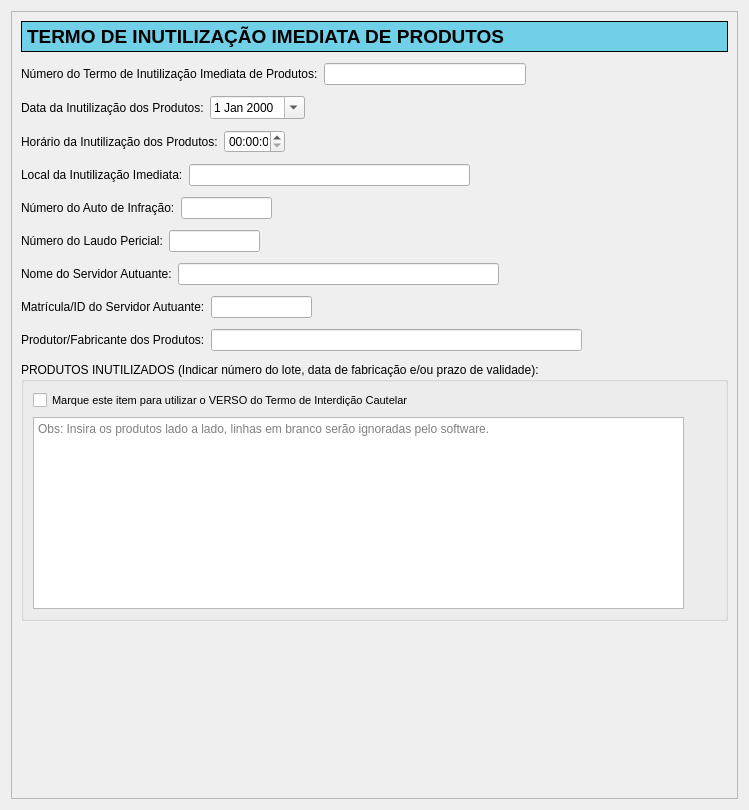
<?xml version="1.0" encoding="UTF-8"?>
<ui version="4.0">
 <class>TermoInutilizacaoImediataProduto</class>
 <widget class="QWidget" name="TermoInutilizacaoImediataProduto">
  <property name="geometry">
   <rect>
    <x>0</x>
    <y>0</y>
    <width>749</width>
    <height>810</height>
   </rect>
  </property>
  <property name="windowTitle">
   <string>Form</string>
  </property>
  <layout class="QVBoxLayout" name="verticalLayout">
   <item>
    <widget class="QScrollArea" name="scrollArea">
     <property name="widgetResizable">
      <bool>true</bool>
     </property>
     <widget class="QWidget" name="scrollAreaWidgetContents">
      <property name="geometry">
       <rect>
        <x>0</x>
        <y>0</y>
        <width>729</width>
        <height>790</height>
       </rect>
      </property>
      <layout class="QVBoxLayout" name="verticalLayout_3">
       <item>
        <widget class="QLabel" name="label">
         <property name="minimumSize">
          <size>
           <width>0</width>
           <height>31</height>
          </size>
         </property>
         <property name="styleSheet">
          <string notr="true">QLabel {
border: 1px solid black;
background-color: rgb(112,208,232);
font-weight: bold;
font-size: 14pt;
}</string>
         </property>
         <property name="text">
          <string>TERMO DE INUTILIZAÇÃO IMEDIATA DE PRODUTOS</string>
         </property>
        </widget>
       </item>
       <item>
        <spacer name="verticalSpacer">
         <property name="orientation">
          <enum>Qt::Vertical</enum>
         </property>
         <property name="sizeType">
          <enum>QSizePolicy::Fixed</enum>
         </property>
         <property name="sizeHint" stdset="0">
          <size>
           <width>20</width>
           <height>5</height>
          </size>
         </property>
        </spacer>
       </item>
       <item>
        <layout class="QHBoxLayout" name="horizontalLayout_10">
         <item>
          <widget class="QLabel" name="label_10">
           <property name="text">
            <string>Número do Termo de Inutilização Imediata de Produtos:</string>
           </property>
          </widget>
         </item>
         <item>
          <widget class="QLineEdit" name="numTermoInutilizacaoLineEdit"/>
         </item>
         <item>
          <spacer name="horizontalSpacer_10">
           <property name="orientation">
            <enum>Qt::Horizontal</enum>
           </property>
           <property name="sizeHint" stdset="0">
            <size>
             <width>40</width>
             <height>20</height>
            </size>
           </property>
          </spacer>
         </item>
        </layout>
       </item>
       <item>
        <spacer name="verticalSpacer_11">
         <property name="orientation">
          <enum>Qt::Vertical</enum>
         </property>
         <property name="sizeType">
          <enum>QSizePolicy::Fixed</enum>
         </property>
         <property name="sizeHint" stdset="0">
          <size>
           <width>20</width>
           <height>5</height>
          </size>
         </property>
        </spacer>
       </item>
       <item>
        <layout class="QHBoxLayout" name="horizontalLayout">
         <item>
          <widget class="QLabel" name="label_2">
           <property name="text">
            <string>Data da Inutilização dos Produtos:</string>
           </property>
          </widget>
         </item>
         <item>
          <widget class="QDateEdit" name="dataInutilizacaoDateEdit">
           <property name="minimumSize">
            <size>
             <width>91</width>
             <height>0</height>
            </size>
           </property>
           <property name="calendarPopup">
            <bool>true</bool>
           </property>
          </widget>
         </item>
         <item>
          <spacer name="horizontalSpacer">
           <property name="orientation">
            <enum>Qt::Horizontal</enum>
           </property>
           <property name="sizeHint" stdset="0">
            <size>
             <width>40</width>
             <height>20</height>
            </size>
           </property>
          </spacer>
         </item>
        </layout>
       </item>
       <item>
        <spacer name="verticalSpacer_2">
         <property name="orientation">
          <enum>Qt::Vertical</enum>
         </property>
         <property name="sizeType">
          <enum>QSizePolicy::Fixed</enum>
         </property>
         <property name="sizeHint" stdset="0">
          <size>
           <width>20</width>
           <height>5</height>
          </size>
         </property>
        </spacer>
       </item>
       <item>
        <layout class="QHBoxLayout" name="horizontalLayout_2">
         <item>
          <widget class="QLabel" name="label_3">
           <property name="text">
            <string>Horário da Inutilização dos Produtos:</string>
           </property>
          </widget>
         </item>
         <item>
          <widget class="QTimeEdit" name="horarioInutilizacaoTimeEdit">
           <property name="minimumSize">
            <size>
             <width>61</width>
             <height>0</height>
            </size>
           </property>
           <property name="maximumSize">
            <size>
             <width>61</width>
             <height>16777215</height>
            </size>
           </property>
          </widget>
         </item>
         <item>
          <spacer name="horizontalSpacer_2">
           <property name="orientation">
            <enum>Qt::Horizontal</enum>
           </property>
           <property name="sizeHint" stdset="0">
            <size>
             <width>40</width>
             <height>20</height>
            </size>
           </property>
          </spacer>
         </item>
        </layout>
       </item>
       <item>
        <spacer name="verticalSpacer_3">
         <property name="orientation">
          <enum>Qt::Vertical</enum>
         </property>
         <property name="sizeType">
          <enum>QSizePolicy::Fixed</enum>
         </property>
         <property name="sizeHint" stdset="0">
          <size>
           <width>20</width>
           <height>5</height>
          </size>
         </property>
        </spacer>
       </item>
       <item>
        <layout class="QHBoxLayout" name="horizontalLayout_3">
         <item>
          <widget class="QLabel" name="label_4">
           <property name="text">
            <string>Local da Inutilização Imediata:</string>
           </property>
          </widget>
         </item>
         <item>
          <widget class="QLineEdit" name="localInutilizacaoLineEdit">
           <property name="minimumSize">
            <size>
             <width>281</width>
             <height>0</height>
            </size>
           </property>
           <property name="maximumSize">
            <size>
             <width>281</width>
             <height>16777215</height>
            </size>
           </property>
          </widget>
         </item>
         <item>
          <spacer name="horizontalSpacer_3">
           <property name="orientation">
            <enum>Qt::Horizontal</enum>
           </property>
           <property name="sizeHint" stdset="0">
            <size>
             <width>40</width>
             <height>20</height>
            </size>
           </property>
          </spacer>
         </item>
        </layout>
       </item>
       <item>
        <spacer name="verticalSpacer_4">
         <property name="orientation">
          <enum>Qt::Vertical</enum>
         </property>
         <property name="sizeType">
          <enum>QSizePolicy::Fixed</enum>
         </property>
         <property name="sizeHint" stdset="0">
          <size>
           <width>20</width>
           <height>5</height>
          </size>
         </property>
        </spacer>
       </item>
       <item>
        <layout class="QHBoxLayout" name="horizontalLayout_4">
         <item>
          <widget class="QLabel" name="label_5">
           <property name="text">
            <string>Número do Auto de Infração:</string>
           </property>
          </widget>
         </item>
         <item>
          <widget class="QLineEdit" name="numAutoLineEdit">
           <property name="minimumSize">
            <size>
             <width>91</width>
             <height>0</height>
            </size>
           </property>
           <property name="maximumSize">
            <size>
             <width>91</width>
             <height>16777215</height>
            </size>
           </property>
          </widget>
         </item>
         <item>
          <spacer name="horizontalSpacer_4">
           <property name="orientation">
            <enum>Qt::Horizontal</enum>
           </property>
           <property name="sizeHint" stdset="0">
            <size>
             <width>40</width>
             <height>20</height>
            </size>
           </property>
          </spacer>
         </item>
        </layout>
       </item>
       <item>
        <spacer name="verticalSpacer_5">
         <property name="orientation">
          <enum>Qt::Vertical</enum>
         </property>
         <property name="sizeType">
          <enum>QSizePolicy::Fixed</enum>
         </property>
         <property name="sizeHint" stdset="0">
          <size>
           <width>20</width>
           <height>5</height>
          </size>
         </property>
        </spacer>
       </item>
       <item>
        <layout class="QHBoxLayout" name="horizontalLayout_5">
         <item>
          <widget class="QLabel" name="label_6">
           <property name="text">
            <string>Número do Laudo Pericial:</string>
           </property>
          </widget>
         </item>
         <item>
          <widget class="QLineEdit" name="numLaudoPericialLineEdit">
           <property name="minimumSize">
            <size>
             <width>91</width>
             <height>0</height>
            </size>
           </property>
           <property name="maximumSize">
            <size>
             <width>91</width>
             <height>16777215</height>
            </size>
           </property>
          </widget>
         </item>
         <item>
          <spacer name="horizontalSpacer_5">
           <property name="orientation">
            <enum>Qt::Horizontal</enum>
           </property>
           <property name="sizeHint" stdset="0">
            <size>
             <width>40</width>
             <height>20</height>
            </size>
           </property>
          </spacer>
         </item>
        </layout>
       </item>
       <item>
        <spacer name="verticalSpacer_6">
         <property name="orientation">
          <enum>Qt::Vertical</enum>
         </property>
         <property name="sizeType">
          <enum>QSizePolicy::Fixed</enum>
         </property>
         <property name="sizeHint" stdset="0">
          <size>
           <width>20</width>
           <height>5</height>
          </size>
         </property>
        </spacer>
       </item>
       <item>
        <layout class="QHBoxLayout" name="horizontalLayout_8">
         <item>
          <widget class="QLabel" name="label_8">
           <property name="text">
            <string>Nome do Servidor Autuante:</string>
           </property>
          </widget>
         </item>
         <item>
          <widget class="QLineEdit" name="nomeServidorLineEdit">
           <property name="minimumSize">
            <size>
             <width>321</width>
             <height>0</height>
            </size>
           </property>
           <property name="maximumSize">
            <size>
             <width>321</width>
             <height>16777215</height>
            </size>
           </property>
          </widget>
         </item>
         <item>
          <spacer name="horizontalSpacer_7">
           <property name="orientation">
            <enum>Qt::Horizontal</enum>
           </property>
           <property name="sizeHint" stdset="0">
            <size>
             <width>40</width>
             <height>20</height>
            </size>
           </property>
          </spacer>
         </item>
        </layout>
       </item>
       <item>
        <spacer name="verticalSpacer_9">
         <property name="orientation">
          <enum>Qt::Vertical</enum>
         </property>
         <property name="sizeType">
          <enum>QSizePolicy::Fixed</enum>
         </property>
         <property name="sizeHint" stdset="0">
          <size>
           <width>20</width>
           <height>5</height>
          </size>
         </property>
        </spacer>
       </item>
       <item>
        <layout class="QHBoxLayout" name="horizontalLayout_7">
         <item>
          <widget class="QLabel" name="label_9">
           <property name="text">
            <string>Matrícula/ID do Servidor Autuante:</string>
           </property>
          </widget>
         </item>
         <item>
          <widget class="QLineEdit" name="idServidorLineEdit">
           <property name="minimumSize">
            <size>
             <width>101</width>
             <height>0</height>
            </size>
           </property>
           <property name="maximumSize">
            <size>
             <width>101</width>
             <height>16777215</height>
            </size>
           </property>
          </widget>
         </item>
         <item>
          <spacer name="horizontalSpacer_8">
           <property name="orientation">
            <enum>Qt::Horizontal</enum>
           </property>
           <property name="sizeHint" stdset="0">
            <size>
             <width>40</width>
             <height>20</height>
            </size>
           </property>
          </spacer>
         </item>
        </layout>
       </item>
       <item>
        <spacer name="verticalSpacer_10">
         <property name="orientation">
          <enum>Qt::Vertical</enum>
         </property>
         <property name="sizeType">
          <enum>QSizePolicy::Fixed</enum>
         </property>
         <property name="sizeHint" stdset="0">
          <size>
           <width>20</width>
           <height>5</height>
          </size>
         </property>
        </spacer>
       </item>
       <item>
        <layout class="QHBoxLayout" name="horizontalLayout_6">
         <item>
          <widget class="QLabel" name="label_7">
           <property name="text">
            <string>Produtor/Fabricante dos Produtos:</string>
           </property>
          </widget>
         </item>
         <item>
          <widget class="QLineEdit" name="fabricanteProdutosLineEdit">
           <property name="minimumSize">
            <size>
             <width>371</width>
             <height>0</height>
            </size>
           </property>
           <property name="maximumSize">
            <size>
             <width>371</width>
             <height>16777215</height>
            </size>
           </property>
          </widget>
         </item>
         <item>
          <spacer name="horizontalSpacer_6">
           <property name="orientation">
            <enum>Qt::Horizontal</enum>
           </property>
           <property name="sizeHint" stdset="0">
            <size>
             <width>40</width>
             <height>20</height>
            </size>
           </property>
          </spacer>
         </item>
        </layout>
       </item>
       <item>
        <spacer name="verticalSpacer_8">
         <property name="orientation">
          <enum>Qt::Vertical</enum>
         </property>
         <property name="sizeType">
          <enum>QSizePolicy::Fixed</enum>
         </property>
         <property name="sizeHint" stdset="0">
          <size>
           <width>20</width>
           <height>5</height>
          </size>
         </property>
        </spacer>
       </item>
       <item>
        <widget class="QGroupBox" name="groupBox">
         <property name="title">
          <string>PRODUTOS INUTILIZADOS (Indicar número do lote, data de fabricação e/ou prazo de validade):</string>
         </property>
         <layout class="QVBoxLayout" name="verticalLayout_2">
          <item>
           <layout class="QHBoxLayout" name="horizontalLayout_11">
            <item>
             <widget class="QCheckBox" name="checkBoxUsarVerso">
              <property name="font">
               <font>
                <pointsize>8</pointsize>
                <weight>50</weight>
                <bold>false</bold>
               </font>
              </property>
              <property name="text">
               <string>Marque este item para utilizar o VERSO do Termo de Interdição Cautelar</string>
              </property>
             </widget>
            </item>
            <item>
             <spacer name="horizontalSpacer_11">
              <property name="orientation">
               <enum>Qt::Horizontal</enum>
              </property>
              <property name="sizeHint" stdset="0">
               <size>
                <width>40</width>
                <height>20</height>
               </size>
              </property>
             </spacer>
            </item>
           </layout>
          </item>
          <item>
           <layout class="QHBoxLayout" name="horizontalLayout_9">
            <item>
             <widget class="QPlainTextEdit" name="produtosInutilizadosPlainTextEdit">
              <property name="minimumSize">
               <size>
                <width>651</width>
                <height>0</height>
               </size>
              </property>
              <property name="maximumSize">
               <size>
                <width>651</width>
                <height>16777215</height>
               </size>
              </property>
              <property name="placeholderText">
               <string>Obs: Insira os produtos lado a lado, linhas em branco serão ignoradas pelo software.</string>
              </property>
             </widget>
            </item>
            <item>
             <spacer name="horizontalSpacer_9">
              <property name="orientation">
               <enum>Qt::Horizontal</enum>
              </property>
              <property name="sizeHint" stdset="0">
               <size>
                <width>40</width>
                <height>20</height>
               </size>
              </property>
             </spacer>
            </item>
           </layout>
          </item>
         </layout>
        </widget>
       </item>
       <item>
        <spacer name="verticalSpacer_7">
         <property name="orientation">
          <enum>Qt::Vertical</enum>
         </property>
         <property name="sizeHint" stdset="0">
          <size>
           <width>20</width>
           <height>79</height>
          </size>
         </property>
        </spacer>
       </item>
      </layout>
     </widget>
    </widget>
   </item>
  </layout>
 </widget>
 <resources/>
 <connections/>
</ui>
